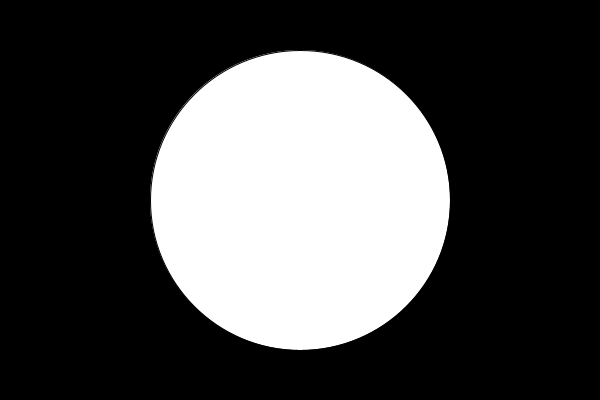
Frame 1 (no input)
Frame 60 (the mouse pressed at the canvas centre just before this capture): identical to frame 1, image omitted
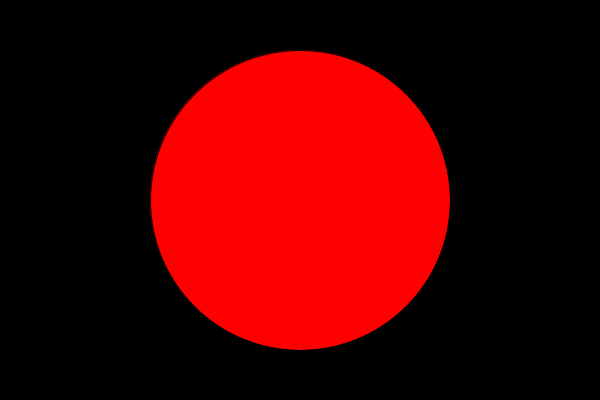
Frame 120 (the mouse held since frame 60 and released just before this capture)

The Processing sketch that drew these frames (run headless with seeded random() and noise(); from frame 60 on, the mouse is pressed at the canvas centre):

// Processing sketch: Functions_with_return_values
// ── Functions_with_return_values.pde
float xPos, yPos, diam; 
color circleColor;

void setup () {
  size(600, 400);
  xPos = width/2;
  yPos = height/2;
  diam = width/2 ;
  circleColor = color(255);
}

void draw () {
  background(0);
  drawCircle();
}

void drawCircle () {
  if (nearestDist(xPos,yPos) < diam/2) { 
    circleColor = color(255, 0, 0);
  } else circleColor = color(255);
  
  fill(circleColor);
  ellipse(xPos, yPos, diam, diam);
}

float nearestDist (float xPos, float yPos) {
  float a = yPos - mouseY;
  float b = xPos - mouseX;
  float c = sqrt(sq(a) + sq(b));
  return c;
}
